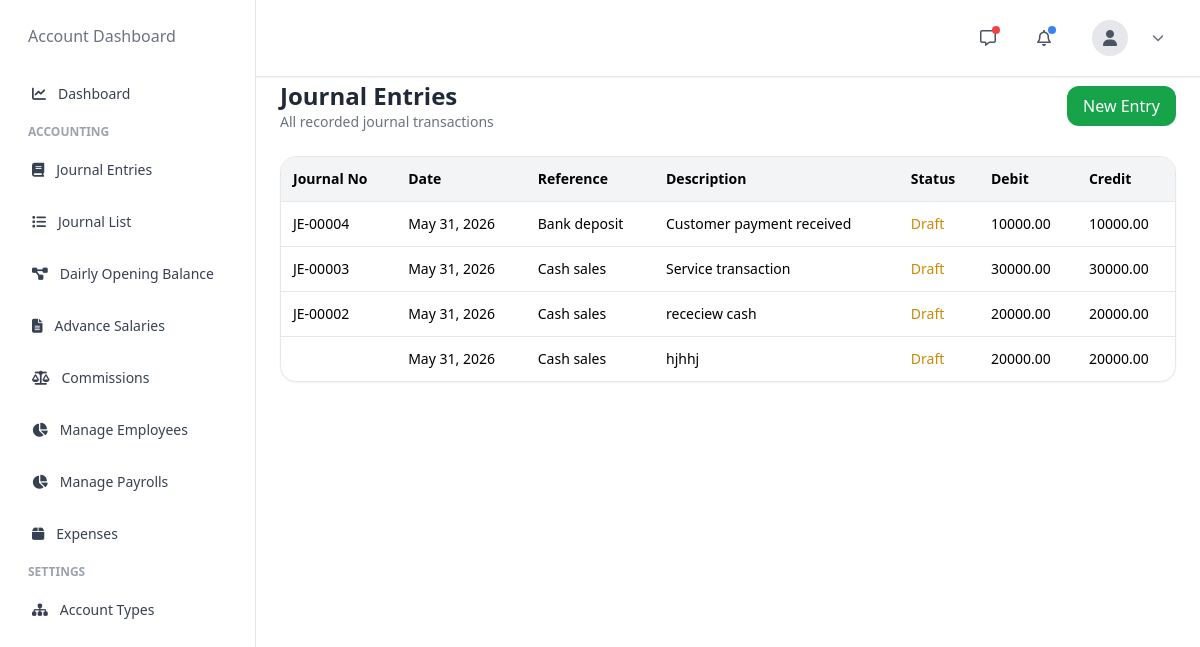
The page /accounting/journals/ on the database its author committed.
### accounting/models.py (models this page shows, shortened)
class JournalEntry(models.Model):
    STATUS_CHOICES = (
        ('draft', 'Draft'),
        ('posted', 'Posted'),
        ('cancelled', 'Cancelled'),
    )
    company = models.ForeignKey(Company, on_delete=models.CASCADE)
    journal_number = models.CharField(max_length=100)
    reference = models.CharField(max_length=255, blank=True, null=True)
    description = models.TextField(blank=True, null=True)
    posting_date = models.DateField()
    status = models.CharField(
        max_length=20,
        choices=STATUS_CHOICES,
        default='draft'
    )
    created_at = models.DateTimeField(auto_now_add=True)
    class Meta:
        unique_together = ('company', 'journal_number')
        ordering = ['-created_at']

class JournalEntryLine(models.Model):
    journal_entry = models.ForeignKey(
        JournalEntry,
        on_delete=models.CASCADE,
        related_name='lines'
    )
    account = models.ForeignKey(
        ChartOfAccount,
        on_delete=models.PROTECT
    )
    description = models.CharField(
        max_length=255,
        blank=True,
        null=True
    )
    debit = models.DecimalField(
        max_digits=18,
        decimal_places=2,
        default=0
    )
    credit = models.DecimalField(
        max_digits=18,
        decimal_places=2,
        default=0
    )
    class Meta:
        ordering = ['id']

### accounting/views.py (the view)
def journal_list(request):
    journals = JournalEntry.objects.prefetch_related(
        "lines"
    ).order_by("-created_at")
    return render(
        request,
        "accounting/journal_list.html",
        {
            "journals": journals
        }
    )

### templates/accounting/journal_list.html
{% extends 'accounting/base.html' %}
{% load static %}
{% block content %}
{% include 'accounting/nav.html' %}
{% include 'accounting/sidebar.html' %}
<div class="sm:ml-64 min-h-screen pt-20 px-6 pb-10">
    <div class="max-w-7xl mx-auto">
        <div class="flex justify-between items-center mb-6">
            <div>
                <h1 class="text-2xl font-semibold text-gray-800">
                    Journal Entries
                </h1>
                <p class="text-sm text-gray-500">
                    All recorded journal transactions
                </p>
            </div>
            <a href="{% url 'create_journal_entry' %}"
               class="bg-green-600 hover:bg-green-700 text-white px-4 py-2 rounded-xl">
                New Entry
            </a>
        </div>
        <div class="bg-white rounded-2xl shadow-sm border overflow-hidden">
            <table class="w-full text-sm">
                <thead class="bg-gray-100">
                    <tr>
                        <th class="p-3 text-left">Journal No</th>
                        <th class="p-3 text-left">Date</th>
                        <th class="p-3 text-left">Reference</th>
                        <th class="p-3 text-left">Description</th>
                        <th class="p-3 text-left">Status</th>
                        <th class="p-3 text-left">Debit</th>
                        <th class="p-3 text-left">Credit</th>
                    </tr>
                </thead>
                <tbody>
                    {% for journal in journals %}
                    <tr class="border-t hover:bg-gray-50">
                        <td class="p-3 font-medium">
                            {{ journal.journal_number }}
                        </td>
                        <td class="p-3">
                            {{ journal.posting_date }}
                        </td>
                        <td class="p-3">
                            {{ journal.reference|default:"-" }}
                        </td>
                        <td class="p-3">
                            {{ journal.description|default:"-" }}
                        </td>
                        <td class="p-3">
                            {% if journal.status == 'posted' %}
                                <span class="text-green-600 font-medium">
                                    Posted
                                </span>
                            {% elif journal.status == 'draft' %}
                                <span class="text-yellow-600 font-medium">
                                    Draft
                                </span>
                            {% else %}
                                <span class="text-red-600 font-medium">
                                    Cancelled
                                </span>
                            {% endif %}
                        </td>
                        <td class="p-3">
                            {% with total=0 %}
                                {% for line in journal.lines.all %}
                                    {% if line.debit %}
                                        {{ line.debit }}
                                    {% endif %}
                                {% endfor %}
                            {% endwith %}
                        </td>
                        <td class="p-3">
                            {% with total=0 %}
                                {% for line in journal.lines.all %}
                                    {% if line.credit %}
                                        {{ line.credit }}
                                    {% endif %}
                                {% endfor %}
                            {% endwith %}
                        </td>
                    </tr>
                    {% empty %}
                    <tr>
                        <td colspan="7" class="p-6 text-center text-gray-500">
                            No journal entries found.
                        </td>
                    </tr>
                    {% endfor %}
                </tbody>
            </table>
        </div>
    </div>
</div>
{% endblock %}

### rows shown on the page
JournalEntry: journal_number "JE-00004", posting_date "May 31, 2026", reference "Bank deposit", description "Customer payment received", status "Draft"
JournalEntryLine: debit "10000.00"
JournalEntryLine: credit "10000.00"
JournalEntry: journal_number "JE-00003", posting_date "May 31, 2026", reference "Cash sales", description "Service transaction", status "Draft"
JournalEntryLine: debit "30000.00"
JournalEntryLine: credit "30000.00"
JournalEntry: journal_number "JE-00002", posting_date "May 31, 2026", reference "Cash sales", description "receciew cash", status "Draft"
JournalEntryLine: debit "20000.00"
JournalEntryLine: credit "20000.00"
JournalEntry: posting_date "May 31, 2026", reference "Cash sales", description "hjhhj", status "Draft"
JournalEntryLine: debit "20000.00"
JournalEntryLine: credit "20000.00"
